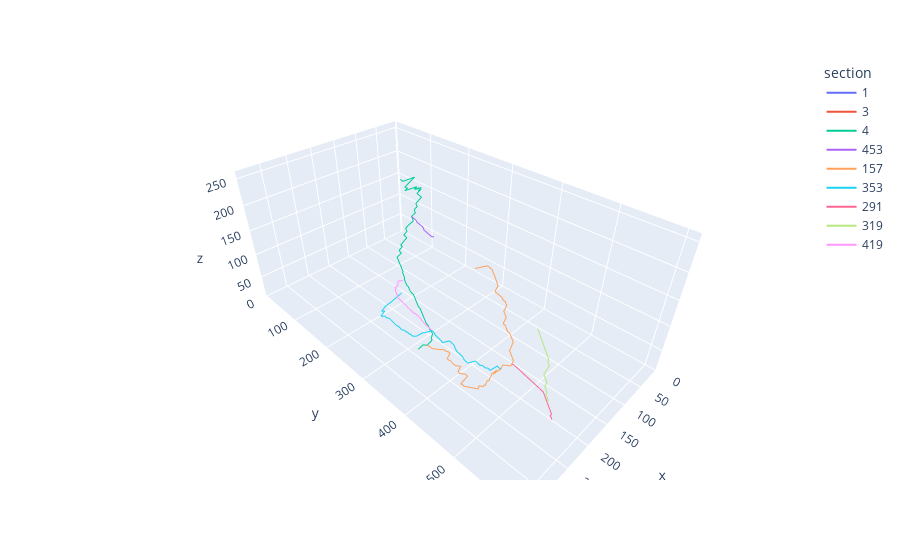

Here is the notebook cell this chart was saved with:
### Markdown cell above
### Plot SWC raw data

### Code cell
f_idx = 1 

labels_file = files[f_idx]
swc_list = load.swc(labels_file)
sections, section_graph, branches, terminals, scale = load.parse_swc_list(swc_list, adjust=True)
# Create a DataFrame for plotting
data = []
# Iterate through the sections dictionary
for section_id, section_data in sections.items():
    # flatten the section into one list of consecutive points instead of segments (point pairs)
    for segment in section_data:
        point = segment[0] 
        data.append([section_id, point[0].item(), point[1].item(), point[2].item()])
df_sections = pd.DataFrame(data, columns=["section", "x", "y", "z"])

fig = px.line_3d(df_sections, x="x", y="y", z="z", color='section', )
fig.update_layout(scene_aspectmode='data')
fig.show()

### Figure 1 — Plotly figure (JSON) as saved in the notebook; plotly's stock layout.template omitted (floating-point values rounded to 4 significant figures; data arrays with more than 128 entries replaced by an {"elided": "..."} marker saying what was removed)
{"data": [{"hovertemplate": "section=1<br>x=%{x}<br>y=%{y}<br>z=%{z}<extra></extra>", "legendgroup": "1", "line": {"color": "#636efa", "dash": "solid"}, "marker": {"symbol": "circle"}, "mode": "lines", "name": "1", "scene": "scene", "showlegend": true, "type": "scatter3d", "x": [10], "y": [15.04], "z": [144.0]}, {"hovertemplate": "section=3<br>x=%{x}<br>y=%{y}<br>z=%{z}<extra></extra>", "legendgroup": "3", "line": {"color": "#EF553B", "dash": "solid"}, "marker": {"symbol": "circle"}, "mode": "lines", "name": "3", "scene": "scene", "showlegend": true, "type": "scatter3d", "x": [10], "y": [15.04], "z": [144.0]}, {"hovertemplate": "section=4<br>x=%{x}<br>y=%{y}<br>z=%{z}<extra></extra>", "legendgroup": "4", "line": {"color": "#00cc96", "dash": "solid"}, "marker": {"symbol": "circle"}, "mode": "lines", "name": "4", "scene": "scene", "showlegend": true, "type": "scatter3d", "x": {"elided": "153 float values"}, "y": {"elided": "153 float values"}, "z": {"elided": "153 float values"}}, {"hovertemplate": "section=453<br>x=%{x}<br>y=%{y}<br>z=%{z}<extra></extra>", "legendgroup": "453", "line": {"color": "#ab63fa", "dash": "solid"}, "marker": {"symbol": "circle"}, "mode": "lines", "name": "453", "scene": "scene", "showlegend": true, "type": "scatter3d", "x": [152.0, 152.0, 152.0, 152.0, 152.0, 152.0, 152.0, 152.0, 152.0, 152.0, 152.0, 152.0, 152.0, 152.0, 152.0, 152.0, 152.0, 152.0], "y": [210.6, 214.3, 218.1, 221.9, 223.1, 226.9, 230.9, 234.7, 238.5, 239.9, 241.2, 245.0, 248.8, 252.6, 256.5, 260.3, 262.6, 264.9], "z": [187.7, 186.6, 185.4, 184.5, 182.2, 181.1, 180.3, 179.3, 178.2, 175.9, 173.4, 172.5, 171.5, 170.4, 169.4, 168.6, 169.8, 171.3]}, {"hovertemplate": "section=157<br>x=%{x}<br>y=%{y}<br>z=%{z}<extra></extra>", "legendgroup": "157", "line": {"color": "#FFA15A", "dash": "solid"}, "marker": {"symbol": "circle"}, "mode": "lines", "name": "157", "scene": "scene", "showlegend": true, "type": "scatter3d", "x": {"elided": "134 float values"}, "y": {"elided": "134 float values"}, "z": {"elided": "134 float values"}}, {"hovertemplate": "section=353<br>x=%{x}<br>y=%{y}<br>z=%{z}<extra></extra>", "legendgroup": "353", "line": {"color": "#19d3f3", "dash": "solid"}, "marker": {"symbol": "circle"}, "mode": "lines", "name": "353", "scene": "scene", "showlegend": true, "type": "scatter3d", "x": [283.4, 283.4, 283.4, 293.9, 293.9, 293.9, 293.9, 293.9, 293.9, 293.9, 293.9, 293.9, 304, 304, 304, 304, 304, 304, 304, 304, 304, 304, 304, 304, 313.9, 313.9, 313.9, 313.9, 313.9, 313.9, 313.9, 324.4, 324.4, 334.0, 334.0, 334.0, 334.0, 334.0, 334.0, 334.0, 334.0, 334.0, 334.0, 334.0, 334.0, 334.0, 334.0, 334.0, 334.0, 334.0, 334.0, 334.0, 334.0, 334.0, 334.0, 334.0, 334.0, 334.0, 324.4, 324.4, 324.4, 324.4, 313.9, 304, 293.9, 283.4], "y": [519.7, 517.2, 513.4, 511.1, 507.3, 505.0, 502.7, 498.7, 496.1, 493.6, 490.1, 486.5, 482.5, 478.7, 474.9, 473.7, 469.9, 466.1, 462.3, 460.9, 459.4, 458.1, 454.1, 450.4, 446.6, 445.3, 441.5, 437.8, 433.8, 432.3, 428.5, 425.0, 422.4, 420.1, 417.8, 415.3, 413.0, 409.2, 406.9, 403.1, 400.8, 396.8, 394.5, 392.2, 388.2, 384.6, 381.9, 378.3, 374.6, 370.8, 367, 364.7, 362.2, 358.4, 356.1, 353.6, 351.2, 348.7, 344.9, 342.6, 340.3, 338.0, 334.2, 331.7, 332.8, 333.8], "z": [146.9, 145.5, 146.7, 145.2, 146.3, 144.8, 143.6, 144.4, 143.1, 141.9, 142.9, 143.8, 144.6, 145.5, 146.7, 149.0, 150.1, 150.9, 152.2, 154.5, 156.8, 159.1, 160.2, 161.2, 162.2, 164.6, 165.4, 166.5, 167.3, 169.8, 170.9, 171.9, 170.4, 169.0, 167.7, 166.2, 164.8, 165.8, 164.4, 165.4, 163.9, 164.8, 163.5, 162.0, 163.3, 164.1, 162.9, 163.9, 164.8, 165.8, 166.9, 165.6, 164.1, 165.0, 163.7, 162.2, 161.0, 159.5, 160.4, 159.1, 157.6, 156.2, 157.2, 155.7, 159.5, 163.3]}, {"hovertemplate": "section=291<br>x=%{x}<br>y=%{y}<br>z=%{z}<extra></extra>", "legendgroup": "291", "line": {"color": "#FF6692", "dash": "solid"}, "marker": {"symbol": "circle"}, "mode": "lines", "name": "291", "scene": "scene", "showlegend": true, "type": "scatter3d", "x": [283.4, 283.4, 283.4, 283.4, 283.4, 283.4, 283.4, 283.4, 283.4, 283.4, 283.4, 283.4, 283.4, 283.4, 283.4, 283.4, 283.4, 283.4, 283.4, 283.4, 283.4, 283.4, 283.4, 283.4, 283.4, 283.4, 283.4, 283.4], "y": [534.6, 536.9, 540.7, 544.4, 548.4, 552.0, 555.8, 559.6, 563.4, 567.1, 571.1, 574.7, 578.5, 582.2, 583.7, 585.0, 586.4, 587.9, 589.2, 590.4, 591.9, 593.4, 594.6, 596.1, 597.6, 596.5, 598, 599.5], "z": [165.4, 166.7, 165.8, 165.0, 163.7, 162.9, 161.8, 160.8, 159.9, 158.9, 157.6, 156.8, 155.7, 154.7, 152.4, 150.1, 147.6, 145.2, 142.9, 140.8, 138.5, 136, 133.7, 131.4, 128.9, 125.3, 122.8, 120.2]}, {"hovertemplate": "section=319<br>x=%{x}<br>y=%{y}<br>z=%{z}<extra></extra>", "legendgroup": "319", "line": {"color": "#B6E880", "dash": "solid"}, "marker": {"symbol": "circle"}, "mode": "lines", "name": "319", "scene": "scene", "showlegend": true, "type": "scatter3d", "x": [283.4, 283.4, 283.4, 283.4, 283.4, 283.4, 283.4, 283.4, 283.4, 283.4, 283.4, 283.4, 283.4, 283.4, 283.4, 273.6, 273.6, 273.6, 273.6, 273.6, 273.6, 273.6, 273.6, 273.6, 273.6, 273.6, 273.6, 273.6, 273.6, 273.6, 273.6, 273.6, 273.6, 273.6], "y": [589.2, 590.4, 589.0, 587.5, 586.2, 587.1, 585.8, 584.4, 583.1, 583.9, 584.8, 583.5, 582.0, 580.8, 579.3, 577.8, 578.9, 577.4, 575.9, 577, 575.5, 574.1, 572.8, 571.3, 570.1, 568.6, 567.1, 565.7, 564.4, 562.9, 561.7, 560.0, 558.7, 557.3], "z": [142.9, 146.7, 149.0, 151.5, 153.8, 157.6, 159.9, 162.2, 164.8, 168.6, 172.3, 174.6, 177.0, 179.5, 181.8, 184.3, 188.1, 190.4, 192.7, 196.5, 199, 201.3, 203.6, 206.1, 208.4, 210.8, 213.3, 215.8, 218.3, 220.6, 222.9, 225.5, 227.8, 230.1]}, {"hovertemplate": "section=419<br>x=%{x}<br>y=%{y}<br>z=%{z}<extra></extra>", "legendgroup": "419", "line": {"color": "#FF97FF", "dash": "solid"}, "marker": {"symbol": "circle"}, "mode": "lines", "name": "419", "scene": "scene", "showlegend": true, "type": "scatter3d", "x": [313.9, 313.9, 313.9, 313.9, 313.9, 313.9, 313.9, 313.9, 313.9, 313.9, 313.9, 313.9, 313.9, 313.9, 313.9, 313.9, 313.9, 313.9, 313.9, 313.9, 313.9, 313.9, 313.9, 313.9, 313.9, 313.9, 313.9, 313.9, 313.9, 313.9, 313.9, 313.9, 313.9, 313.9], "y": [428.5, 425.0, 421.2, 417.4, 413.6, 409.6, 408.4, 404.6, 400.8, 397.0, 394.7, 390.9, 386.9, 383.2, 379.4, 375.8, 372.0, 368.0, 364.3, 362.8, 361.5, 360.1, 358.6, 359.6, 358.2, 360.7, 363.0, 364.1, 365.1, 365.9, 368.5, 370.8, 373.3, 375.6], "z": [170.9, 171.9, 172.8, 173.8, 174.6, 175.7, 178.2, 179.1, 180.1, 180.9, 179.7, 180.7, 181.6, 182.6, 183.9, 184.7, 185.8, 186.8, 187.9, 190.2, 192.5, 194.8, 197.3, 201.1, 203.4, 204.9, 206.4, 210.1, 213.9, 217.5, 218.9, 220.4, 221.9, 223.1]}], "layout": {"legend": {"title": {"text": "section"}, "tracegroupgap": 0}, "margin": {"t": 60}, "scene": {"aspectmode": "data", "domain": {"x": [0, 1], "y": [0, 1]}, "xaxis": {"title": {"text": "x"}}, "yaxis": {"title": {"text": "y"}}, "zaxis": {"title": {"text": "z"}}}}}
